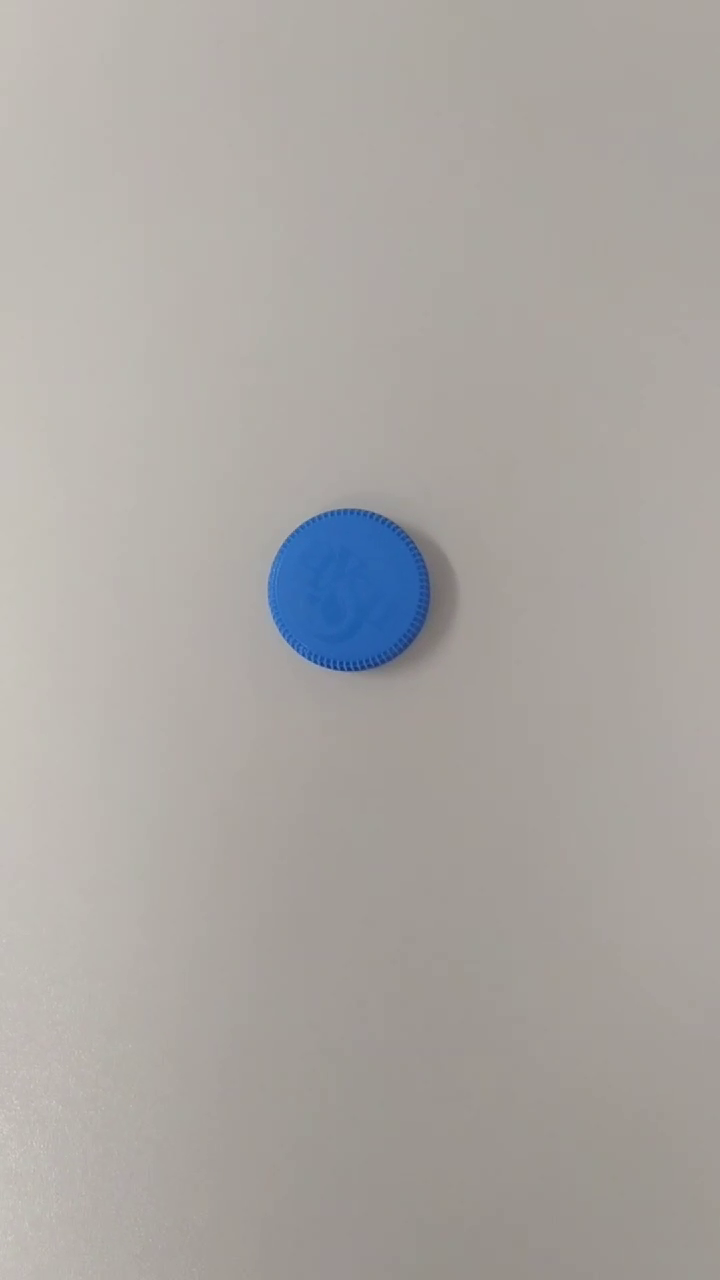
#> input picture frame 23 of maviKapak.mp4, 720 x 1280 px
$ python openCV_kapakTakibiProje_12.py
#> lines starting #> are read from the running program, lines starting #| are printed output that depends on the picture; after the words box and inside, x2 and y2 are one past the last pixel; in counts of white or black regions, pixels touching at a corner belong together
import cv2 as cv
import numpy as np

cv.namedWindow("Trackbar")
def fonk(sayi):
    print(sayi)

cv.createTrackbar("azM","Trackbar",0,255,fonk)
cv.createTrackbar("cokM","Trackbar",0,255,fonk)
cv.createTrackbar("azY","Trackbar",0,255,fonk)
cv.createTrackbar("cokY","Trackbar",0,255,fonk)
cv.createTrackbar("azK","Trackbar",0,255,fonk)
cv.createTrackbar("cokK","Trackbar",0,255,fonk)

# vıdyolar bırden cok kareden olustugu ıcın dongu olmak zırunda

takip=cv.VideoCapture("maviKapak.mp4")

while True:
    res = np.zeros((400, 400, 3), np.uint8)  # Görsel bir hata varsa boş bir pencere
    cv.imshow("Trackbar", res)

    kontrol,yakala =takip.read()
#> yakala is the input picture: shape (1280, 720, 3); mean B, G, R 162.5, 166, 170

    if not kontrol:
        print("Video sonlandi veya okunamiyor.")
        break

    # sımdı trackbarlarımızdakı degrlerı okuyoruzz

    cv.setTrackbarPos("azM", "Trackbar", 100)
    cv.setTrackbarPos("cokM", "Trackbar", 255)
    cv.setTrackbarPos("azY", "Trackbar", 100)
    cv.setTrackbarPos("cokY", "Trackbar", 255)
    cv.setTrackbarPos("azK", "Trackbar", 100)
    cv.setTrackbarPos("cokK", "Trackbar", 255)


    # sıdmı bu azlaı ve cokları tutabılcegımız bır dızı olusturmamız gerek
    az = np.array([50, 50, 50])
    cok = np.array([255, 255, 255])


    # bu ıstenen ıslemı bınary tabanda dondurme işemi gerceklesıtırcek
    # az cok degrlerı arasında pıksel yogunlugu hesaplayabılmemız ıcın ınRange kullanmamız gerek

    istenen=cv.inRange(yakala,az,cok) #vıyomuz ilk
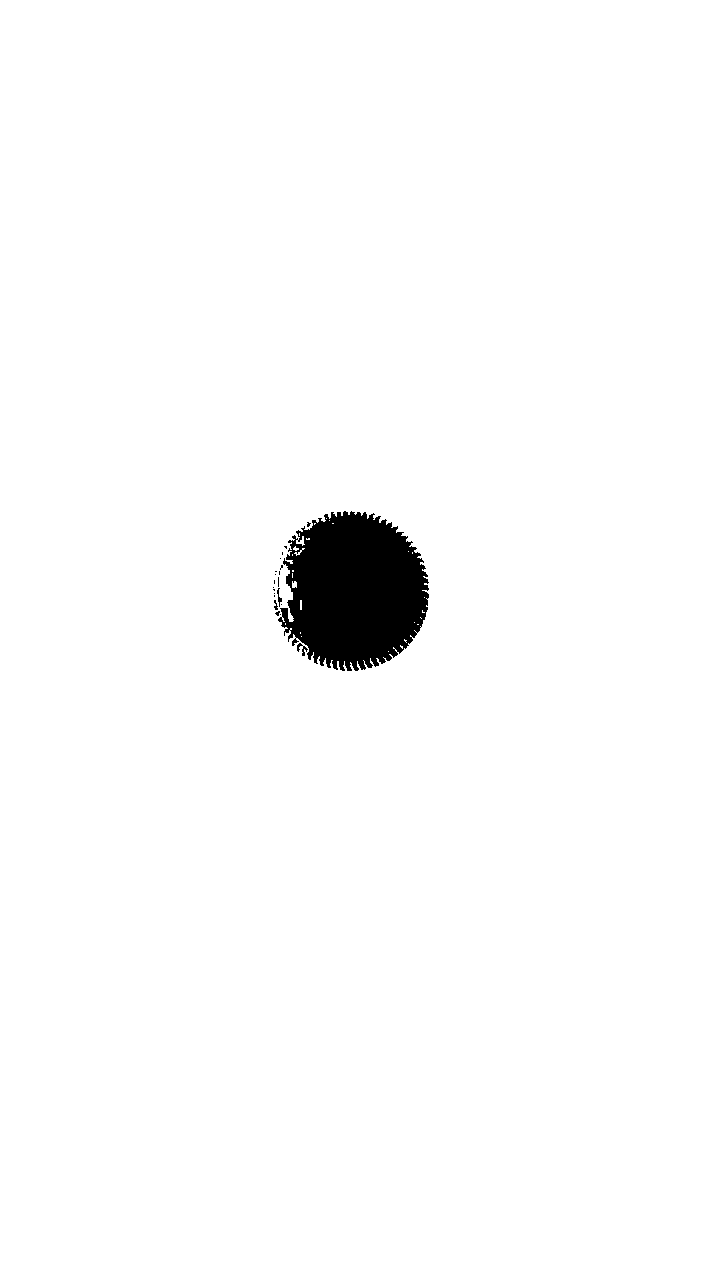
#> istenen: shape (1280, 720); 98.1% white; 21 black regions (17 under 20 px), largest, box (x1, y1, x2, y2) and area: (278, 511, 429, 671) 17740, (297, 643, 308, 656) 56, (277, 588, 282, 607) 37, (274, 600, 278, 610) 23

    # gırıs1 ve gırıs2 vıyomuz o yuzden yakala dıcez

    son=cv.bitwise_and(yakala,yakala,mask=istenen) # istenene gore maskele

    cv.imshow("video",yakala)
    cv.imshow("istenen",istenen)
    cv.imshow("son hal",son)

    # q ya 20 mlsn basılırsa vıyodan cıkcak
    if cv.waitKey(20) & 0xFF==ord("q"):
#> (key q is pressed here)
       break;

    cv.waitKey(1)

$ run again, starting later in the video
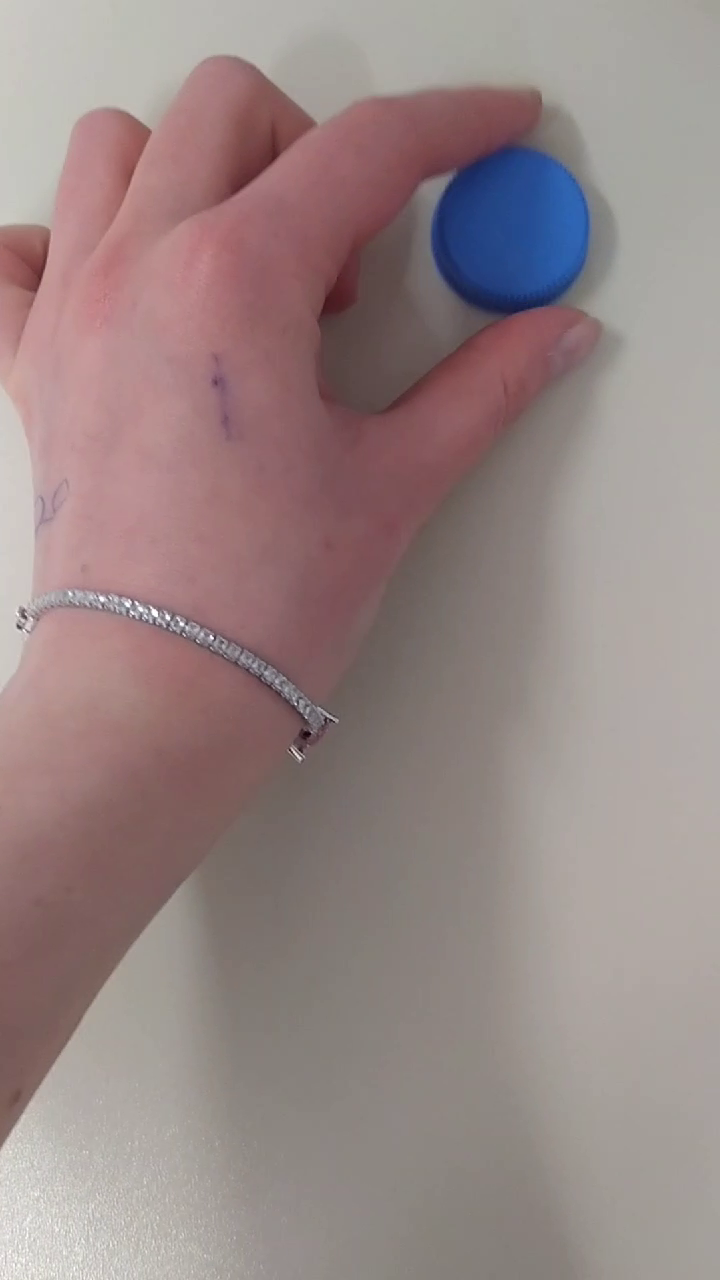
#> input picture frame 106 of maviKapak.mp4, 720 x 1280 px
#> yakala is the input picture: shape (1280, 720, 3); mean B, G, R 133.2, 134.3, 151.5
#> `istenen=cv.inRange(yakala,az,cok)`:
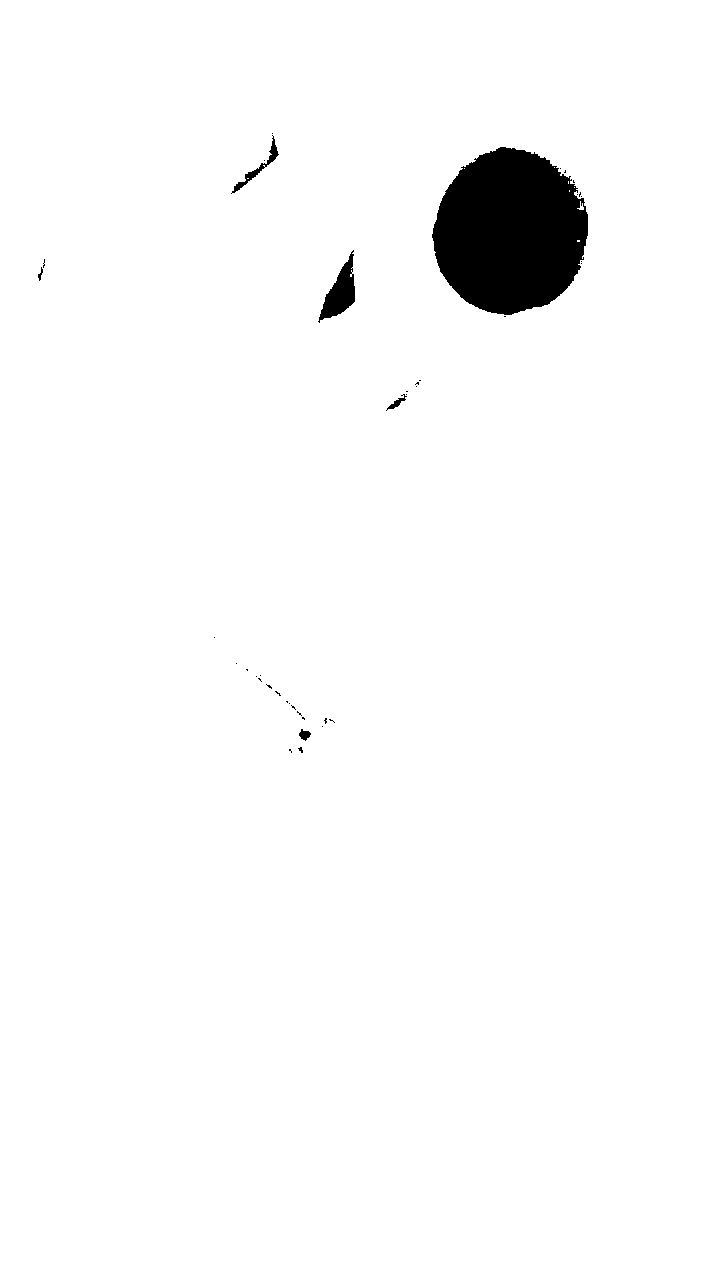
#> istenen: shape (1280, 720); 97.6% white; 41 black regions (35 under 20 px), largest, box (x1, y1, x2, y2) and area: (432, 147, 588, 315) 19828, (318, 250, 355, 323) 1179, (231, 135, 279, 194) 360, (386, 394, 407, 411) 95, (299, 729, 311, 741) 86, (38, 267, 43, 281) 30
#> `son=cv.bitwise_and(yakala,yakala,mask=istenen)`:
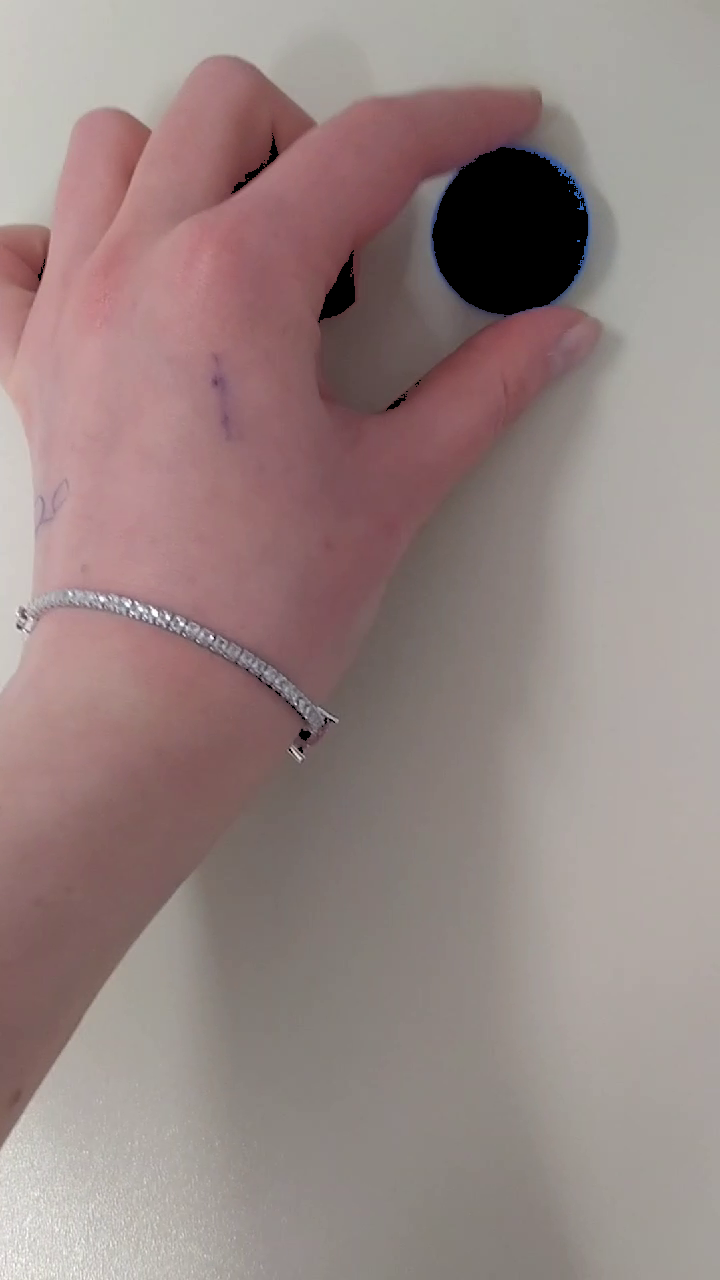
#> son: shape (1280, 720, 3); mean B, G, R 130.3, 132.7, 150.5

$ run again, starting later in the video
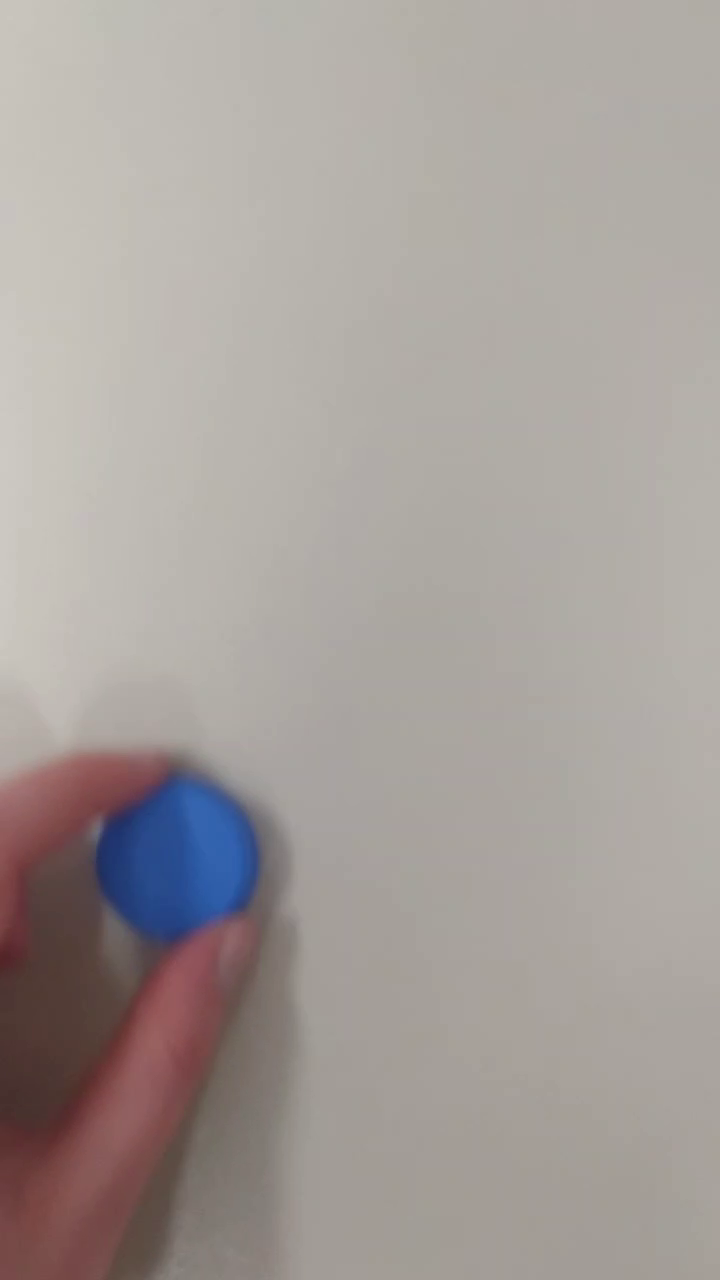
#> input picture frame 188 of maviKapak.mp4, 720 x 1280 px
#> yakala is the input picture: shape (1280, 720, 3); mean B, G, R 155, 158.8, 166.2
#> `istenen=cv.inRange(yakala,az,cok)`:
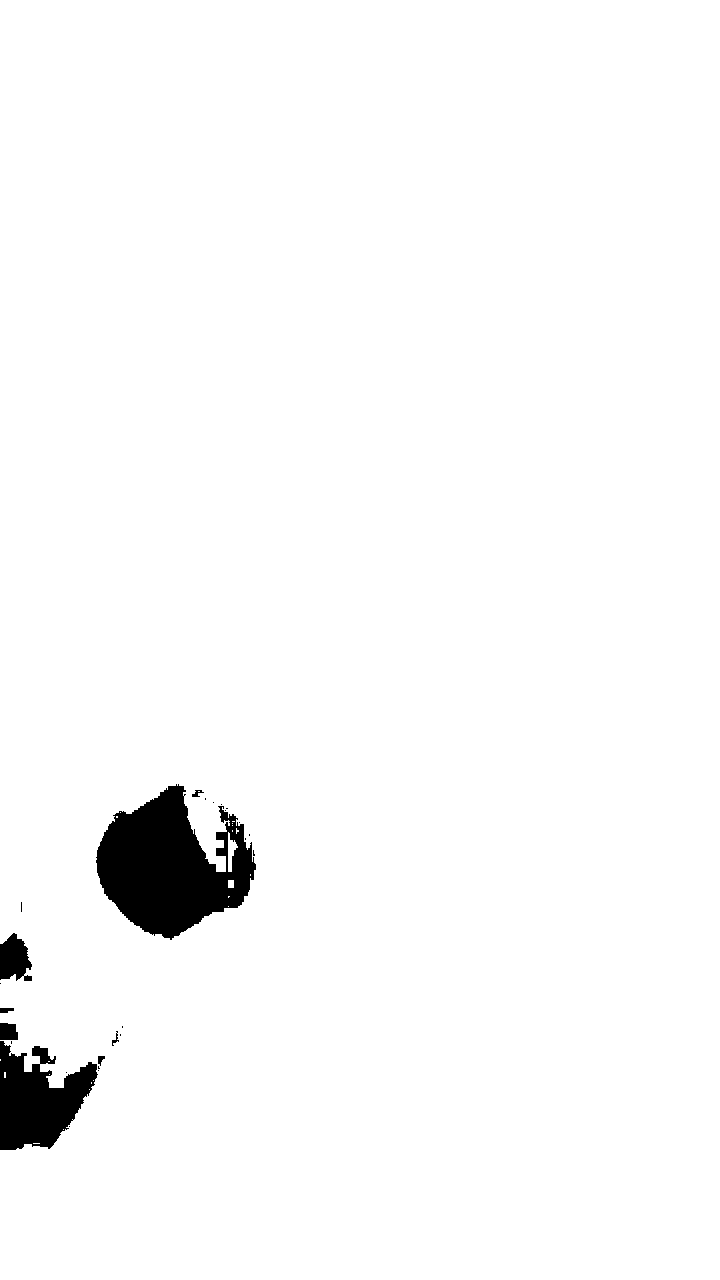
#> istenen: shape (1280, 720); 97.5% white; 26 black regions (18 under 20 px), largest, box (x1, y1, x2, y2) and area: (96, 784, 256, 940) 14813, (0, 1041, 98, 1150) 6533, (0, 933, 32, 981) 1103
#> `son=cv.bitwise_and(yakala,yakala,mask=istenen)`:
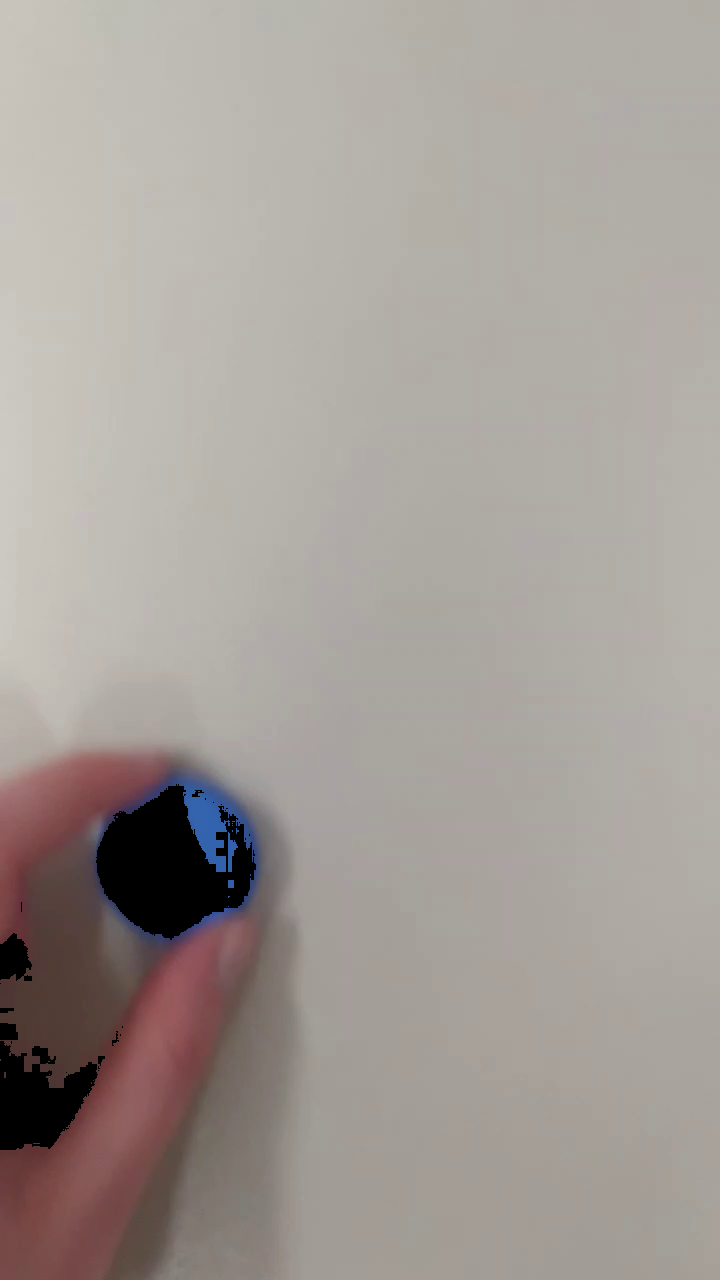
#> son: shape (1280, 720, 3); mean B, G, R 152.4, 157.2, 164.8
